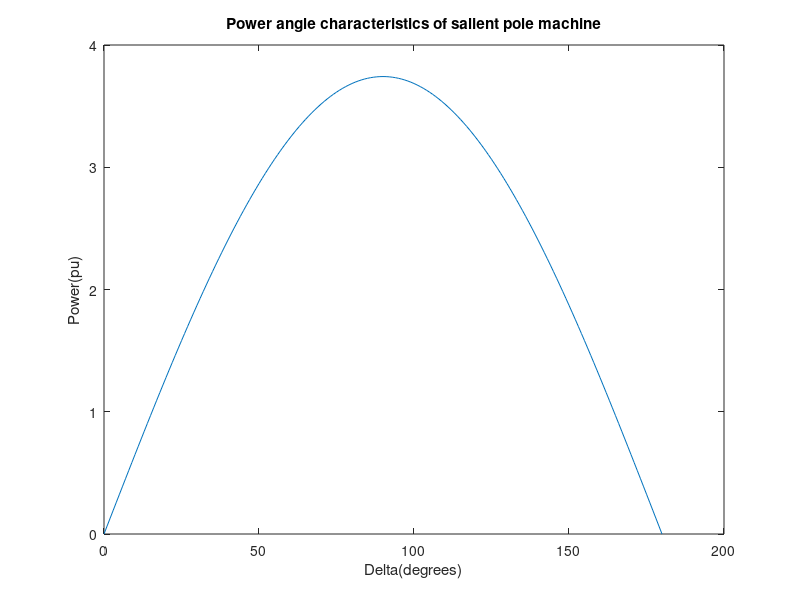

Source code (MATLAB):
% Plot Power - angle characteristics of salient pole machine

% Q. A non- salient pole synchronous machine has the following parameters,
% zero armature resistance, synchronous reactance, of 0.e p.u. , terminal
% voltage of 1 p.u. , power factor of 0.8 and power of 0.5 p.u.. Write a
% program to obtain the power angle characteristics of machine.

clc;
close all;

%Initial Parameter values

Ra = 0; %Terminal Resistance
Xs = 0.3; %Synchronous Reactance
Vt = 1; %Terminal Voltage
Pf = 0.8; %Power Factor
P = 0.5; %Power

% Calculations

delta = 0:1:180;
del_rad = delta .* pi / 180; %conversion to radians

phi = acos(Pf); %From power factor

I = P / (Vt .* Pf);
Ia = (I.*Pf)-((I.*sin(phi))*1i);
Z = complex(Ra, Xs);
E = Vt + (Ia .* Z);

%Plot

Pm = (abs(E) .* abs(Vt)) / (Xs);
P_t = Pm .* sin(del_rad);
plot(delta, P_t);
xlabel('Delta(degrees)');
ylabel('Power(pu)');
title('Power angle characteristics of salient pole machine');
